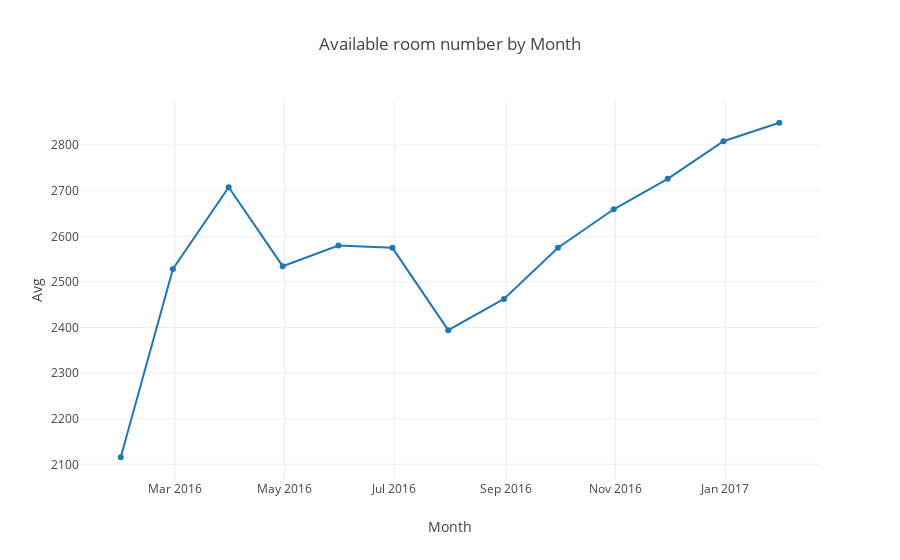

Notebook cell for this chart:
### Code cell
offline.iplot({
    "data": [go.Scatter(x=calendar_month_available.index, y=calendar_month_available.available_room)],
    "layout": go.Layout(title='Available room number by Month',
                           xaxis=dict(title='Month'),
                           yaxis=dict(title='Avg'))
})

### Figure 1 — Plotly figure (JSON) as saved in the notebook; plotly's stock layout.template omitted (floating-point values rounded to 4 significant figures)
{"data": [{"type": "scatter", "uid": "da8eb4ff-3a2c-41fe-ba1a-f51dd2608611", "x": ["2016-01-31", "2016-02-29", "2016-03-31", "2016-04-30", "2016-05-31", "2016-06-30", "2016-07-31", "2016-08-31", "2016-09-30", "2016-10-31", "2016-11-30", "2016-12-31", "2017-01-31"], "y": [2116.0, 2528.0, 2708.0, 2535.0, 2580.0, 2575.0, 2394.0, 2463.0, 2575.0, 2659.0, 2726, 2808.0, 2849]}], "layout": {"title": {"text": "Available room number by Month"}, "xaxis": {"title": {"text": "Month"}}, "yaxis": {"title": {"text": "Avg"}}}}
